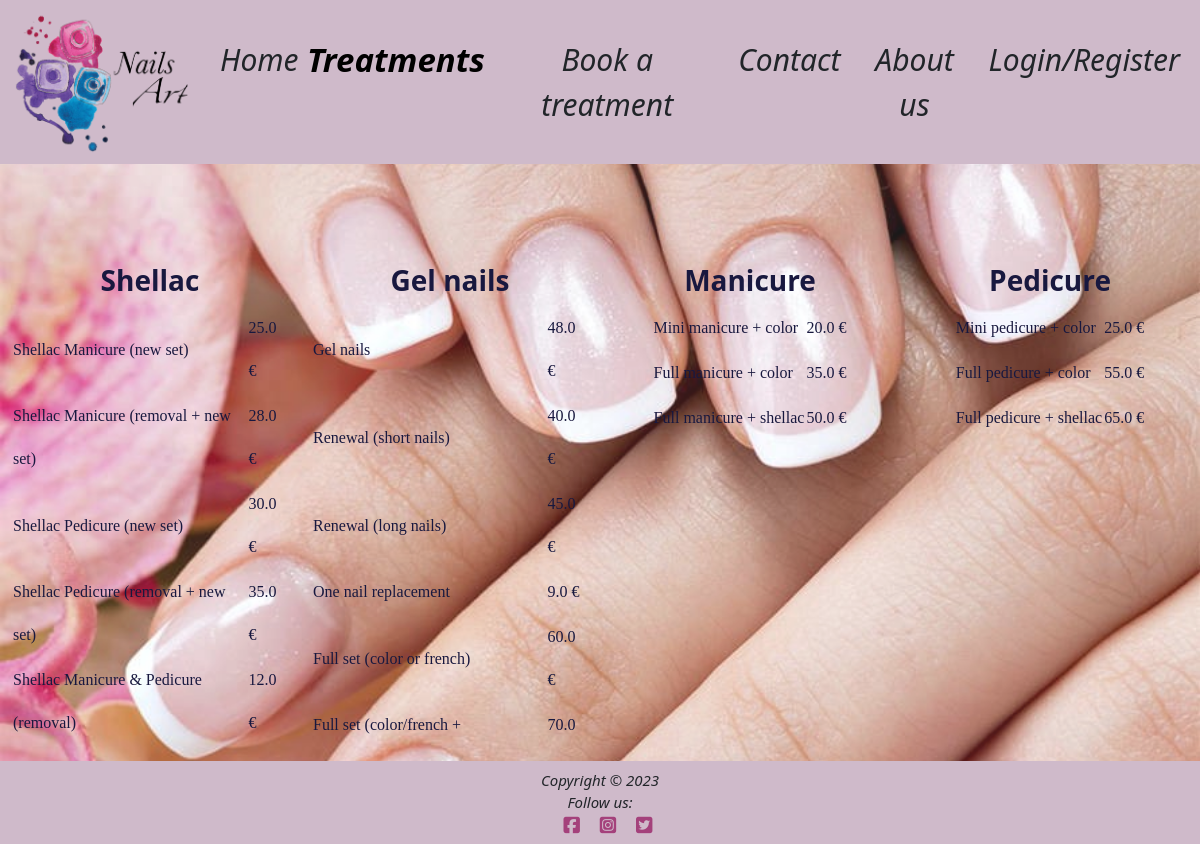
Screenshot of /treatments with the database file from the repository.
### treatments/models.py (models this page shows, shortened)
class Treatment(models.Model):
    name = models.CharField(max_length=100, null=False, blank=False)
    price = models.FloatField(null=False, blank=False, default=0.0)
    treatmentType = models.ForeignKey(TreatmentType, on_delete=models.CASCADE)

### treatments/views.py (the view)
# urls.py: path('', views.Treatments.as_view(), name='treatments'),
class Treatments(TemplateView):
    template_name = "treatments.html"
    def get_context_data(self, **kwargs):
        context = super(Treatments, self).get_context_data(**kwargs)
        context['shellac'] = Treatment.objects.filter(treatmentType__name__contains="Shellac")
        context['gel_nails'] = Treatment.objects.filter(treatmentType__name__contains="Gel nails")
        context['manicure'] = Treatment.objects.filter(treatmentType__name__contains="Manicure")
        context['pedicure'] = Treatment.objects.filter(treatmentType__name__contains="Pedicure")
        return context

### templates/treatments.html
{% extends "base.html" %} {% block content %}
<div class="container-fluid">
    <div class="row treatments-image">
        <div class="col-12 col-md-6 col-xl-3">
            <table>
                <h3 class="title-heading-center">
                    <strong>Shellac</strong>
                </h3>
                {% for treatment in shellac %}
                <tr>
                    <td>{{ treatment.name }}</td>
                    <td>{{ treatment.price }} €</td>
                </tr>
                {% endfor %}
            </table>
        </div>
        <div class="col-12 col-md-6 col-xl-3">
            <table>
                <h3 class="title-heading-center">
                    <strong> Gel nails </strong>
                </h3>
                {% for treatment in gel_nails %}
                <tr>
                    <td>{{ treatment.name }}</td>
                    <td>{{ treatment.price }} €</td>
                </tr>
                {% endfor %}
            </table>
        </div>
        <div class="col-12 col-md-6 col-xl-3">
            <table>
                <h3 class="title-heading-center">
                    <strong> Manicure </strong>
                </h3>
                {% for treatment in manicure %}
                <tr>
                    <td>{{ treatment.name }}</td>
                    <td>{{ treatment.price }} €</td>
                </tr>
                {% endfor %}
            </table>
        </div>
        <div class="col-12 col-md-6 col-xl-3">
            <table>
                <h3 class="title-heading-center">
                    <strong> Pedicure </strong>
                </h3>
                {% for treatment in pedicure %}
                <tr>
                    <td>{{ treatment.name }}</td>
                    <td>{{ treatment.price }} €</td>
                </tr>
                {% endfor %}
            </table>
        </div>
    </div>
</div>
{% endblock %}

### static/css/style.css (style rules this page uses)
.treatments-image { background-image: url('/static/media/treatments-image.jpeg'); background-repeat: no-repeat; background-size: cover; background-position: center; padding: 100px 0; opacity: 0.9; color: #fff; height: 85vh; }
.title-heading-center { text-align: center; color: #00002B; }
.treatments-image table { margin: auto; color: #00002B; font-family: "Copperplate", fantasy; line-height: 43px; }

### rows the page displays
Treatment: name "Shellac Manicure (new set)", price "25.0"
Treatment: name "Shellac Manicure (removal + new set)", price "28.0"
Treatment: name "Shellac Pedicure (new set)", price "30.0"
Treatment: name "Shellac Pedicure (removal + new set)", price "35.0"
Treatment: name "Shellac Manicure & Pedicure (removal)", price "12.0"
Treatment: name "Gel nails", price "48.0"
Treatment: name "Renewal (short nails)", price "40.0"
Treatment: name "Renewal (long nails)", price "45.0"
Treatment: name "One nail replacement", price "9.0"
Treatment: name "Full set (color or french)", price "60.0"
Treatment: name "Full set (color/french +…", price "70.0"
Treatment: name "Mini manicure + color", price "20.0"
Treatment: name "Full manicure + color", price "35.0"
Treatment: name "Full manicure + shellac", price "50.0"
Treatment: name "Mini pedicure + color", price "25.0"
Treatment: name "Full pedicure + color", price "55.0"
Treatment: name "Full pedicure + shellac", price "65.0"
